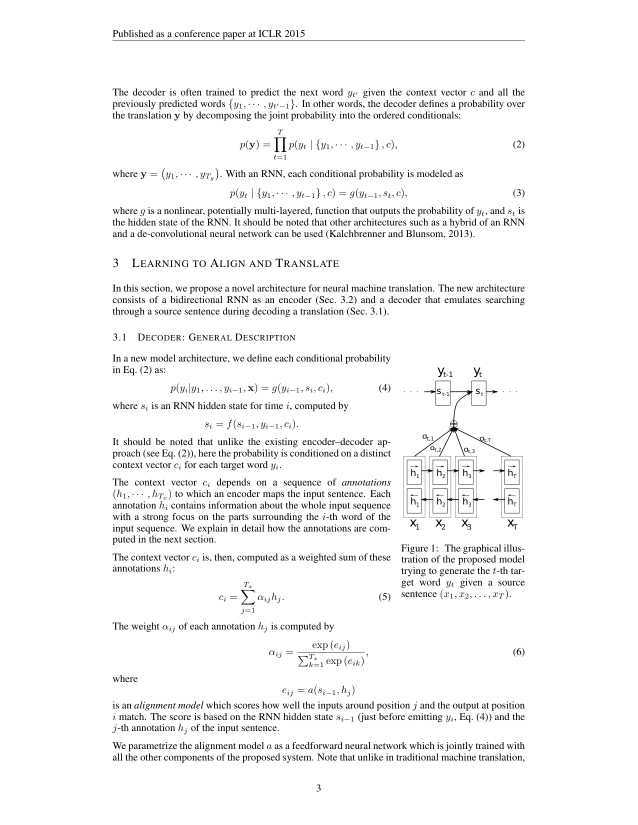
#> input picture posts_ch/nlp/figures/chapter-6/rendered_pages/page_03.png, 1275 x 1650 px (shown at 1/2 size)
$ python crop_figures.py
#> lines starting #> are read from the running program, lines starting #| are printed output that depends on the picture
"""
裁剪 Bahdanau 论文的图片
"""

from PIL import Image
from pathlib import Path

def crop_and_save(input_path, output_path, crop_box, add_padding=True, padding=20):
    """
    裁剪图片并保存

    crop_box: (left, top, right, bottom) in pixels
    """
    img = Image.open(input_path)
    cropped = img.crop(crop_box)

    if add_padding:
        # 添加白色padding
        new_width = cropped.width + 2 * padding
        new_height = cropped.height + 2 * padding
        new_img = Image.new('RGB', (new_width, new_height), (255, 255, 255))
        new_img.paste(cropped, (padding, padding))
        cropped = new_img

    cropped.save(output_path, 'PNG')
    print(f"[OK] Cropped: {output_path}")
    print(f"     Size: {cropped.width} x {cropped.height}")

if __name__ == "__main__":
    script_dir = Path(__file__).parent
    rendered_dir = script_dir / "rendered_pages"
    output_dir = script_dir / "original"
    output_dir.mkdir(parents=True, exist_ok=True)

    # 检查页面尺寸
    page3 = Image.open(rendered_dir / "page_03.png")
#> page3 is the input picture: PIL image 1275x1650 RGB; min 0, max 255, mean 246
    page6 = Image.open(rendered_dir / "page_06.png")
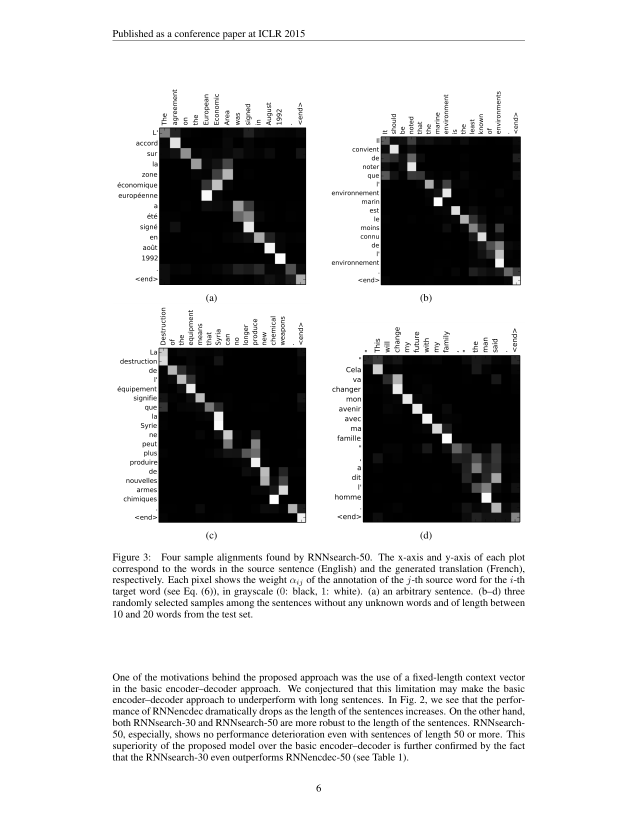
#> input picture posts_ch/nlp/figures/chapter-6/rendered_pages/page_06.png, 1275 x 1650 px (shown at 1/2 size)
#> page6 is the input picture: PIL image 1275x1650 RGB; min 0, max 255, mean 205.4
    print(f"Page 3 size: {page3.size}")
#| Page 3 size: (1275, 1650)
    print(f"Page 6 size: {page6.size}")
#| Page 6 size: (1275, 1650)

    # Figure 1 - 模型架构图 (page 3, 右上角)
    # 页面尺寸大约是 1275 x 1650 (150 dpi 的 letter size)
    # Figure 1 在右侧，大约 x: 700-1200, y: 150-550
    crop_and_save(
        rendered_dir / "page_03.png",
        output_dir / "fig1-attention-model.png",
        crop_box=(680, 130, 1220, 600),  # (left, top, right, bottom)
        add_padding=True
    )
#> in crop_and_save, `cropped = img.crop(crop_box)`:
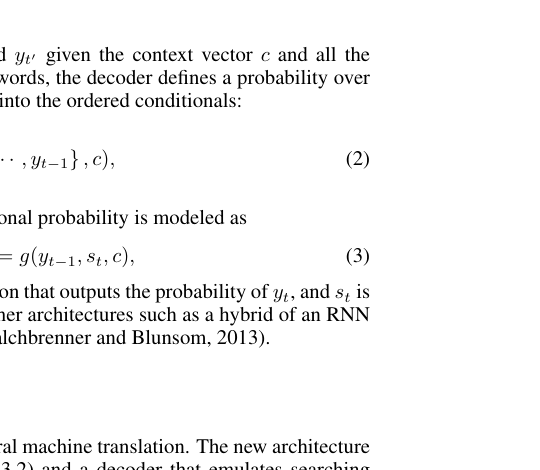
#> cropped: PIL image 540x470 RGB; min 0, max 255, mean 245.4
#> in crop_and_save, `new_img = Image.new('RGB', (new_width, new_height), (255, 255, 255))`: new_img: PIL image 580x510 RGB; every value is 255
#> in crop_and_save, `new_img.paste(cropped, (padding, padding))`:
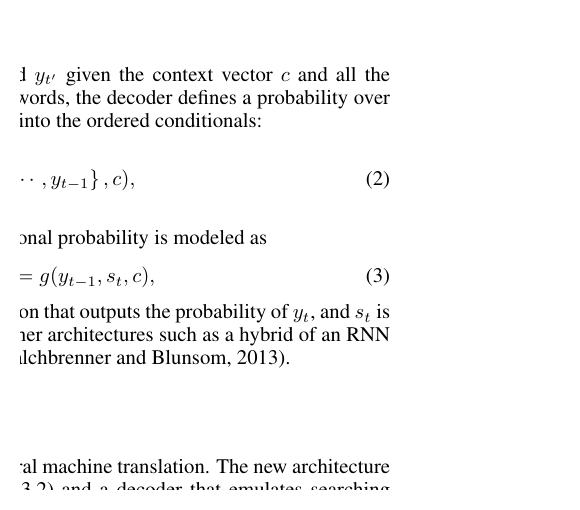
#> new_img: PIL image 580x510 RGB; min 0, max 255, mean 246.7
#|      Size: 580 x 510

    # Figure 3 - 对齐可视化 (page 6, 占据大部分页面)
    # 四个热力图，大约 y: 70-650
    crop_and_save(
        rendered_dir / "page_06.png",
        output_dir / "fig3-alignment-visualization.png",
        crop_box=(50, 60, 1220, 720),
        add_padding=True
    )
#> call 2 of crop_and_save, with crop_box = (50, 60, 1220, 720), add_padding = True, padding = 20
#> in crop_and_save (call 2), `cropped = img.crop(crop_box)`:
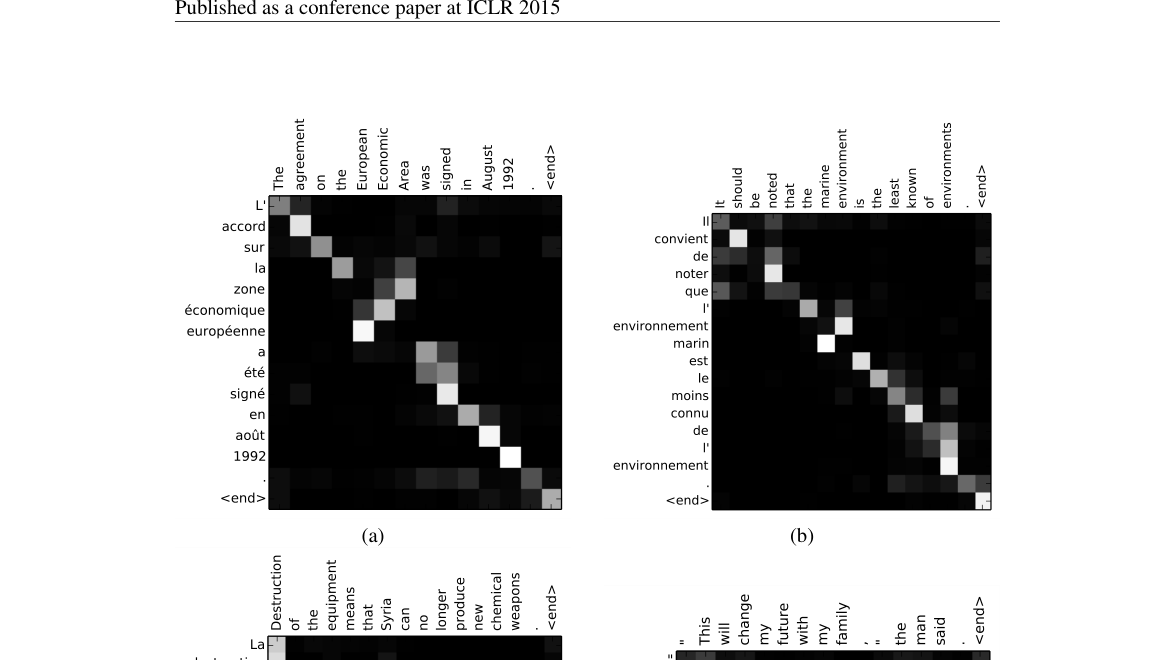
#> cropped: PIL image 1170x660 RGB; min 0, max 255, mean 194.1
#> in crop_and_save (call 2), `new_img = Image.new('RGB', (new_width, new_height), (255, 255, 255))`: new_img: PIL image 1210x700 RGB; every value is 255
#> in crop_and_save (call 2), `new_img.paste(cropped, (padding, padding))`:
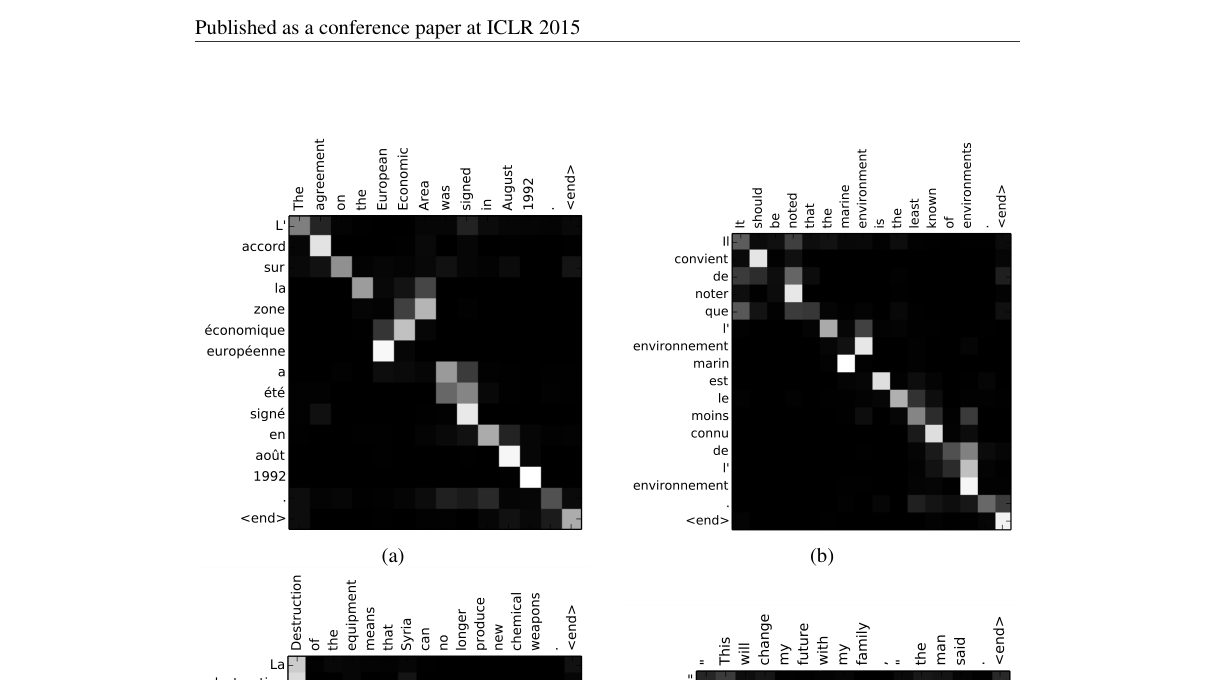
#> new_img: PIL image 1210x700 RGB; min 0, max 255, mean 199.5
#|      Size: 1210 x 700

    print("\nDone!")
